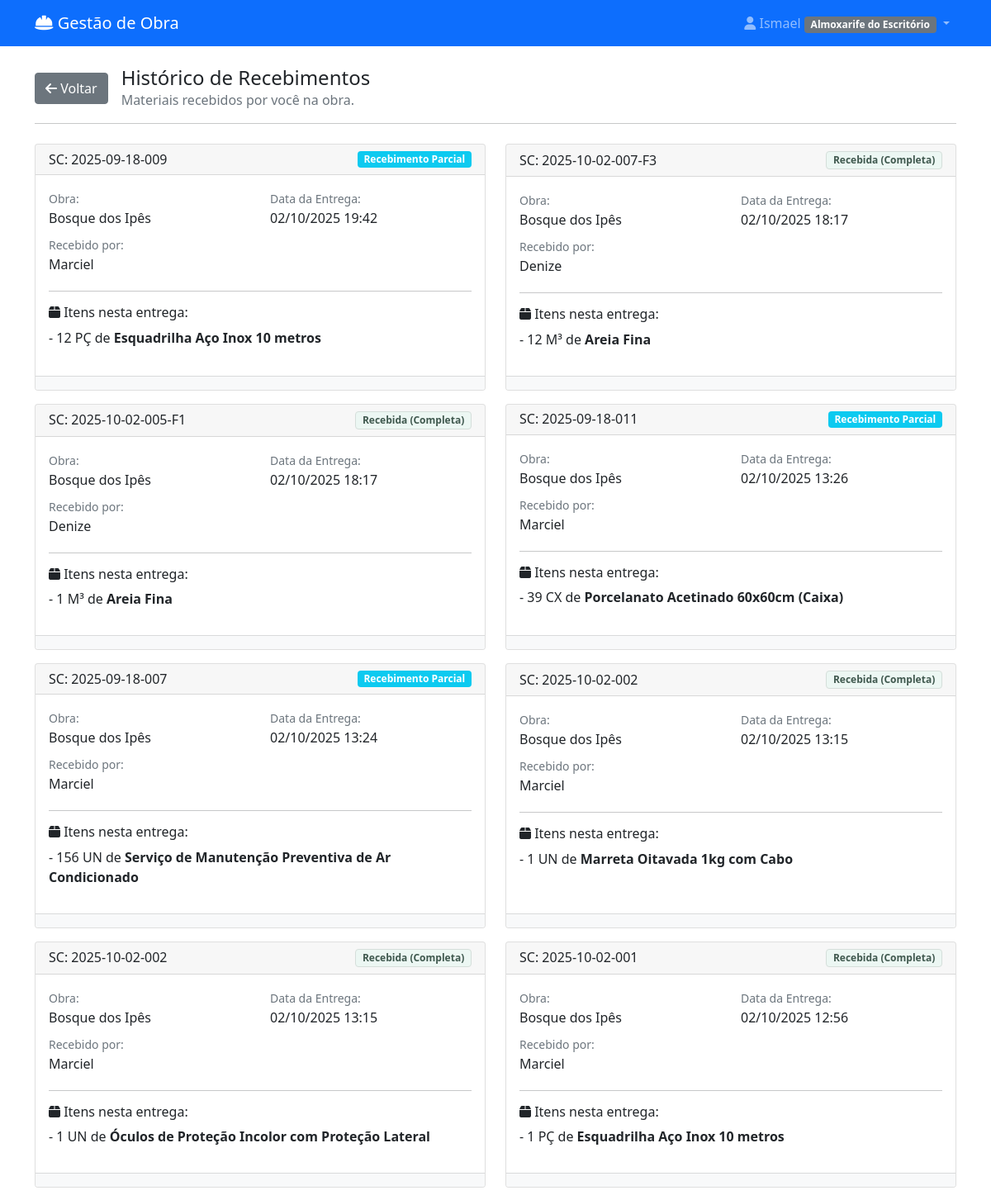
Screenshot of /historico-recebimentos/ (signed in, upper part) with the database file from the repository.
### materiais/models.py (models this page shows, shortened)
class User(AbstractUser):
    PERFIL_CHOICES = [
        ('almoxarife_obra', 'Almoxarife da Obra'),
        ('engenheiro', 'Engenheiro'),
        ('almoxarife_escritorio', 'Almoxarife do Escritório'),
        ('diretor', 'Diretor'),
    ]
    perfil = models.CharField(max_length=30, choices=PERFIL_CHOICES)
    telefone = models.CharField(max_length=15, blank=True)
    obras = models.ManyToManyField('Obra', blank=True, related_name='usuarios')
    assinatura_imagem = models.ImageField(upload_to='assinaturas/', null=True, blank=True, verbose_name="Imagem da Assinatura")

class Recebimento(models.Model):
    solicitacao = models.ForeignKey(SolicitacaoCompra, on_delete=models.CASCADE, related_name='recebimentos', verbose_name="Solicitação de Compra")
    recebedor = models.ForeignKey(User, on_delete=models.PROTECT, verbose_name="Recebedor")
    data_recebimento = models.DateTimeField(default=timezone.now, verbose_name="Data de Recebimento")
    observacoes = models.TextField(blank=True, verbose_name="Observações Gerais")
    nota_fiscal = models.FileField(upload_to=get_nota_fiscal_upload_path, verbose_name="Nota Fiscal", blank=True, null=True)
    sc_assinada = models.FileField(upload_to=get_sc_assinada_upload_path, verbose_name="SC Assinada", blank=True, null=True)
    boleto_comprovante = models.FileField(upload_to=get_boleto_comprovante_upload_path, verbose_name="Boleto/Comprovante", blank=True, null=True)
    class Meta:
        verbose_name = "Recebimento"
        verbose_name_plural = "Recebimentos"
        ordering = ['-data_recebimento']

class SolicitacaoCompra(models.Model):
    STATUS_CHOICES = [
        ('rascunho', 'Rascunho'),
        ('pendente_aprovacao', 'Pendente de Aprovação'),
        ('aprovado_engenharia', 'Aprovado - Engenharia'),
        ('aprovada', 'Cotação - Para Iniciar'),
        ('rejeitada', 'Rejeitada'),
        ('em_cotacao', 'Cotação - Em Andamento'),
        ('aguardando_resposta', 'Cotação - Aguardando Resposta'),
        ('cotacao_selecionada', 'Cotação - Recebida/Analisar'),
        ('finalizada', 'RM Gerada'),
        ('a_caminho', 'A Caminho'),
        ('recebida_parcial', 'Recebida Parcialmente'),  # <-- NOVO STATUS ADICIONADO
        ('recebida', 'Recebida'),
    ]
    numero = models.CharField(max_length=100, unique=True, blank=True, verbose_name="Código")
    solicitante = models.ForeignKey(User, on_delete=models.CASCADE, related_name='solicitacoes')
    obra = models.ForeignKey(Obra, on_delete=models.CASCADE, null=True, blank=True)
    destino = models.ForeignKey(
        DestinoEntrega,
        on_delete=models.SET_NULL,
        null=True,
        blank=True,
        verbose_name="Destino de Entrega"
    )
    categoria_sc = models.ForeignKey(
        CategoriaSC,
        on_delete=models.SET_NULL,
        null=True,
        blank=True,
        verbose_name="Categoria da SC"
    )
    data_criacao = models.DateTimeField(auto_now_add=True)
    data_necessidade = models.DateField()
    justificativa = models.TextField(verbose_name="Observação Geral")
    is_emergencial = models.BooleanField(default=False, verbose_name="Solicitação Emergencial")
    status = models.CharField(max_length=20, choices=STATUS_CHOICES, default='rascunho')
    aprovador = models.ForeignKey(User, on_delete=models.SET_NULL, null=True, blank=True, related_name='aprovacoes')
    data_aprovacao = models.DateTimeField(null=True, blank=True)
    observacoes_aprovacao = models.TextField(blank=True)
    data_recebimento = models.DateTimeField(null=True, blank=True, verbose_name="Data de Recebimento")
    recebedor = models.ForeignKey(User, on_delete=models.CASCADE, verbose_name="Recebedor", null=True, blank=True)
    sc_mae = models.ForeignKey(
        'self',
        on_delete=models.SET_NULL,
        null=True,
        blank=True,
        related_name='scs_filhas'
    )

class Obra(models.Model):
    nome = models.CharField(max_length=100, verbose_name="Nome da Obra")
    endereco = models.CharField(max_length=200, blank=True, verbose_name="Endereço")
    data_inicio = models.DateField(null=True, blank=True, verbose_name="Data de Início")
    data_fim = models.DateField(null=True, blank=True, verbose_name="Data de Fim")
    ativa = models.BooleanField(default=True, verbose_name="Ativa")
    class Meta:
        verbose_name = "Obra"
        verbose_name_plural = "Obras"

class ItemRecebido(models.Model):
    recebimento = models.ForeignKey(Recebimento, on_delete=models.CASCADE, related_name='itens_recebidos')
    item_solicitado = models.ForeignKey(ItemSolicitacao, on_delete=models.CASCADE, related_name='recebimentos')
    quantidade_recebida = models.DecimalField(max_digits=10, decimal_places=2, verbose_name="Quantidade Recebida")
    observacoes = models.TextField(blank=True)
    class Meta:
        verbose_name = "Item Recebido"
        verbose_name_plural = "Itens Recebidos"

class ItemSolicitacao(models.Model):
    solicitacao = models.ForeignKey(SolicitacaoCompra, on_delete=models.CASCADE, related_name='itens')
    item_catalogo = models.ForeignKey(ItemCatalogo, on_delete=models.PROTECT, null=True, blank=True)
    descricao = models.CharField(max_length=200)
    unidade = models.CharField(max_length=50)
    categoria = models.CharField(max_length=200, blank=True)
    quantidade = models.DecimalField(max_digits=10, decimal_places=2)
    observacoes = models.TextField(blank=True)
    aprovado = models.BooleanField(default=False)
    class Meta:
        verbose_name = "Item da Solicitação"
        verbose_name_plural = "Itens da Solicitação"

### materiais/views.py (the view)
# urls.py: path('historico-recebimentos/', views.historico_recebimentos, name='historico_recebimentos'),
@login_required
def historico_recebimentos(request):
    user = request.user
    perfil = user.perfil
    if perfil not in ['almoxarife_obra', 'almoxarife_escritorio', 'diretor', 'engenheiro']:
        messages.error(request, 'Acesso negado.')
        return redirect('materiais:dashboard')
    if perfil in ['almoxarife_escritorio', 'diretor']:
        base_query = Recebimento.objects.all()
    else: # almoxarife_obra ou engenheiro
        user_obras = user.obras.all()
        base_query = Recebimento.objects.filter(solicitacao__obra__in=user_obras)
    materiais_recebidos = base_query.select_related(
        'solicitacao__obra', 'recebedor'
    ).prefetch_related(
        'itens_recebidos__item_solicitado'
    ).order_by('-data_recebimento')
    context = {
        'materiais_recebidos': materiais_recebidos
    }
    return render(request, 'materiais/historico_recebimentos.html', context)

### materiais/templates/materiais/historico_recebimentos.html (shortened to what this page needs)
{% extends 'materiais/base.html' %}
{% block content %}
<div class="d-flex align-items-center mb-3">
    <a href="{% url 'materiais:dashboard' %}" class="btn btn-secondary me-3">
        <i class="fas fa-arrow-left"></i> Voltar
    </a>
    <div>
        <h4 class="mb-0">Histórico de Recebimentos</h4>
        <p class="text-muted mb-0">Materiais recebidos por você na obra.</p>
    </div>
</div>
<hr class="mb-4">
{% if materiais_recebidos %}
    <div class="row">
        {% for recebimento in materiais_recebidos %}
        <div class="col-md-6 mb-3">
            <div class="card h-100">
                <div class="card-header d-flex justify-content-between align-items-center">
                    <h6 class="mb-0">SC: {{ recebimento.solicitacao.numero }}</h6>
                    {% if recebimento.solicitacao.status == 'recebida' %}
                        <span class="status-badge badge-entregue">Recebida (Completa)</span>
                    {% else %}
                        <span class="badge bg-info">Recebimento Parcial</span>
                    {% endif %}
                </div>
                <div class="card-body">
                    <div class="row">
                        <div class="col-6">
                            <small class="text-muted">Obra:</small>
                            <p class="mb-2">{{ recebimento.solicitacao.obra.nome|default:"-" }}</p>
                        </div>
                        <div class="col-6">
                            <small class="text-muted">Data da Entrega:</small>
                            <p class="mb-2">{{ recebimento.data_recebimento|date:"d/m/Y H:i" }}</p>
                        </div>
                        <div class="col-12">
                            <small class="text-muted">Recebido por:</small>
                            <p class="mb-1">{{ recebimento.recebedor.get_full_name|default:recebimento.recebedor.username }}</p>
                        </div>
                    </div>
                    <hr class="my-3">
                    <h6 class="mb-2"><i class="fas fa-box"></i> Itens nesta entrega:</h6>
                    {% if recebimento.itens_recebidos.all %}
                        <ul class="list-unstyled">
                            {% for item in recebimento.itens_recebidos.all %}
                                <li>- {{ item.quantidade_recebida|floatformat:"-2" }} {{ item.item_solicitado.unidade }} de <strong>{{ item.item_solicitado.descricao }}</strong></li>
                            {% endfor %}
                        </ul>
                    {% else %}
                        <p class="text-muted small">Nenhum item foi registrado nesta entrega específica.</p>
                    {% endif %}
                </div>
                <div class="card-footer bg-light">
                </div>
            </div>
        </div>
        {% endfor %}
    </div>
{% endif %}
{% endblock %}

### materiais/templates/materiais/base.html (shortened to what this page needs)
<!DOCTYPE html>
<html lang="pt-br">
<head>
    <link href="https://cdn.jsdelivr.net/npm/bootstrap@5.1.3/dist/css/bootstrap.min.css" rel="stylesheet">
    <link href="https://cdnjs.cloudflare.com/ajax/libs/font-awesome/6.0.0/css/all.min.css" rel="stylesheet">
</head>
<body>
    <nav class="navbar navbar-expand-lg navbar-dark bg-primary">
        <div class="container">
            <a class="navbar-brand" href="{% url 'materiais:dashboard' %}">
                <i class="fas fa-hard-hat"></i> Gestão de Obra
            </a>
            {% if user.is_authenticated %}
            <div class="navbar-nav ms-auto">
                <div class="nav-item dropdown">
                    <a class="nav-link dropdown-toggle" href="#" role="button" data-bs-toggle="dropdown">
                        <i class="fas fa-user"></i> {{ user.get_full_name|default:user.username }}
                        <span class="badge bg-secondary">{{ user.get_perfil_display }}</span>
                    </a>
                </div>
            </div>
            {% endif %}
        </div>
    </nav>
    <div class="container mt-4">
        {% block content %}
        {% endblock %}
    </div>
</body>
</html>

### rows the page displays
User: get_full_name "Ismael", perfil "Almoxarife do Escritório"
Recebimento: solicitacao.numero "2025-09-18-009", shows "Recebimento Parcial", solicitacao.obra.nome "Bosque dos Ipês", data_recebimento "02/10/2025 19:42", recebedor.get_full_name "Marciel"
ItemRecebido: quantidade_recebida "12", item_solicitado.unidade "PÇ", item_solicitado.descricao "Esquadrilha Aço Inox 10 metros"
Recebimento: solicitacao.numero "2025-10-02-007-F3", shows "Recebida (Completa)", solicitacao.obra.nome "Bosque dos Ipês", data_recebimento "02/10/2025 18:17", recebedor.get_full_name "Denize"
ItemRecebido: quantidade_recebida "12", item_solicitado.unidade "M³", item_solicitado.descricao "Areia Fina"
Recebimento: solicitacao.numero "2025-10-02-005-F1", shows "Recebida (Completa)", solicitacao.obra.nome "Bosque dos Ipês", data_recebimento "02/10/2025 18:17", recebedor.get_full_name "Denize"
ItemRecebido: quantidade_recebida "1", item_solicitado.unidade "M³", item_solicitado.descricao "Areia Fina"
Recebimento: solicitacao.numero "2025-09-18-011", shows "Recebimento Parcial", solicitacao.obra.nome "Bosque dos Ipês", data_recebimento "02/10/2025 13:26", recebedor.get_full_name "Marciel"
ItemRecebido: quantidade_recebida "39", item_solicitado.unidade "CX", item_solicitado.descricao "Porcelanato Acetinado 60x60cm (Caixa)"
Recebimento: solicitacao.numero "2025-09-18-007", shows "Recebimento Parcial", solicitacao.obra.nome "Bosque dos Ipês", data_recebimento "02/10/2025 13:24", recebedor.get_full_name "Marciel"
ItemRecebido: quantidade_recebida "156", item_solicitado.unidade "UN", item_solicitado.descricao "Serviço de Manutenção Preventiva de Ar Condicionado"
Recebimento: solicitacao.numero "2025-10-02-002", shows "Recebida (Completa)", solicitacao.obra.nome "Bosque dos Ipês", data_recebimento "02/10/2025 13:15", recebedor.get_full_name "Marciel"
ItemRecebido: quantidade_recebida "1", item_solicitado.unidade "UN", item_solicitado.descricao "Marreta Oitavada 1kg com Cabo"
Recebimento: solicitacao.numero "2025-10-02-002", shows "Recebida (Completa)", solicitacao.obra.nome "Bosque dos Ipês", data_recebimento "02/10/2025 13:15", recebedor.get_full_name "Marciel"
ItemRecebido: quantidade_recebida "1", item_solicitado.unidade "UN", item_solicitado.descricao "Óculos de Proteção Incolor com Proteção Lateral"
Recebimento: solicitacao.numero "2025-10-02-001", shows "Recebida (Completa)", solicitacao.obra.nome "Bosque dos Ipês", data_recebimento "02/10/2025 12:56", recebedor.get_full_name "Marciel"
ItemRecebido: quantidade_recebida "1", item_solicitado.unidade "PÇ", item_solicitado.descricao "Esquadrilha Aço Inox 10 metros"
